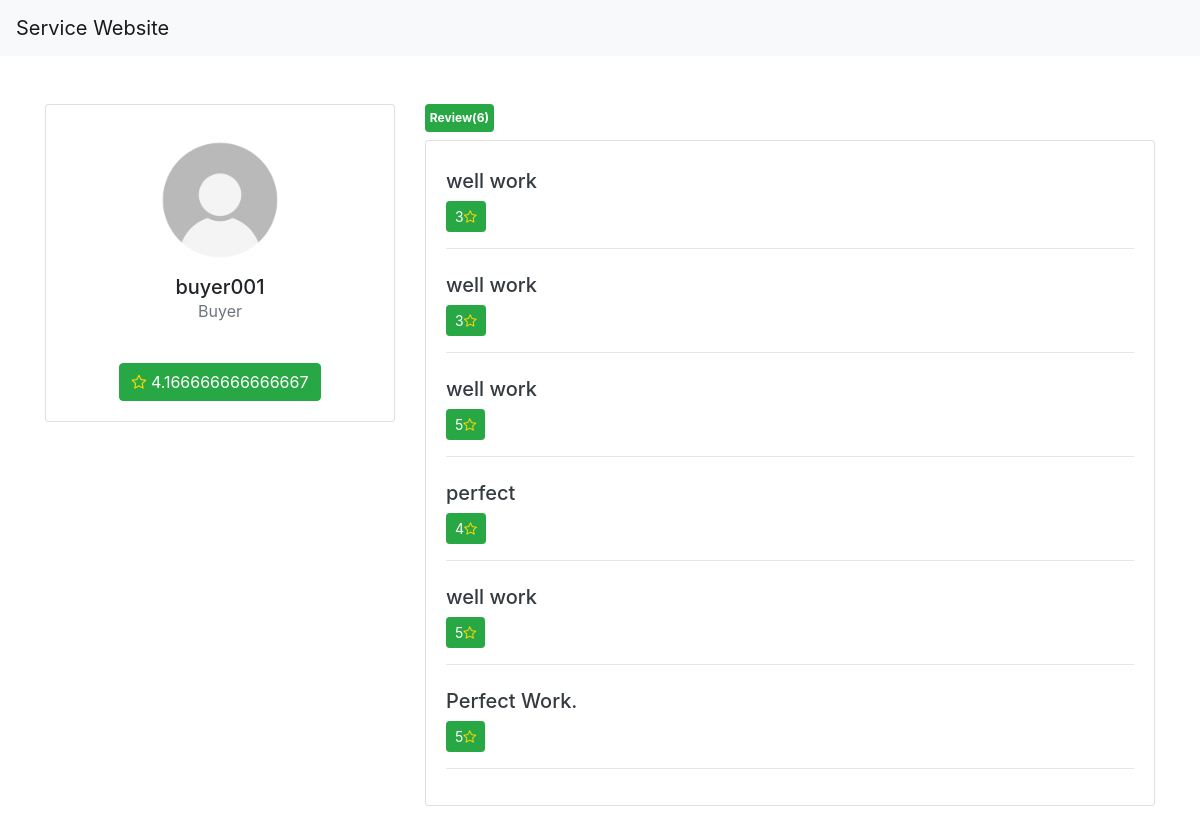
Screenshot of /account/singleprofile/?userid=5 with the database file from the repository.
### account/models.py (models this page shows)
class User(AbstractUser):
    is_admin = models.BooleanField('Is admin', default=False)
    is_buyer= models.BooleanField('Is buyer', default=False)
    is_seller =models.BooleanField('Is seller', default=False)

class Review(models.Model):
    reviewgivenid= models.IntegerField(max_length=20)
    reviewreceiveid = models.IntegerField(max_length=20)
    comment = models.TextField(max_length=300)
    rating = models.IntegerField(max_length=20)
    bol = models.BooleanField(default=0)

### account/views.py (the view)
# urls.py: path('singleprofile/',views.singleprofile,name='singleprofile'),
def singleprofile(request):
    if request.method == "GET":
        context={}
        id = request.GET.get('userid')
        context['user'] =User.objects.filter(id=id)
        context['review'] = Review.objects.filter(reviewreceiveid=id)
        a = context['review']
        b= context['review'].count()
        if b==0:
            context['count']=0
            context['rating']=0
        else:
            total_rating_count =0
            for data in a:
                total_rating_count =total_rating_count+data.rating
                print(data.rating)
                print(total_rating_count)
            total_review_count =  Review.objects.filter(reviewreceiveid=id).count()
            print(total_review_count)
            context['count'] = total_review_count
            rating = total_rating_count/total_review_count
            context['rating']=rating
            print(rating)
            print(id)
        return render(request,'profile.html',context)

### templates/profile.html (shortened to what this page needs)
<!doctype html>
<html lang="en">
  <head>
    <link rel="stylesheet" href="https://cdn.jsdelivr.net/npm/bootstrap@4.0.0/dist/css/bootstrap.min.css">
    {% load static %}
    <link rel="stylesheet" href="https://cdnjs.cloudflare.com/ajax/libs/font-awesome/4.7.0/css/font-awesome.min.css">
  </head>
  <body>
    <div class="row bg-light">
      <div class="col-md-2">
          <nav class="navbar navbar-light ">
              <a class="navbar-brand" href="#">Service Website</a>
            </nav>
      </div>
      <div class="col-md-3"></div>
      <div class="col-md-3"></div>
      <div class="col-md-3 ">
        <nav class="navbar navbar-expand-lg navbar-light bg-light">
        </nav>
      </div>
  </div>
      <section>
        <div class="container py-5">
          <div class="row">
            <div class="col-lg-4">
              <div class="card mb-4">
                <div class="card-body text-center">
                    <img src="/static/images/profile.jpg" alt="avatar"
                    class="rounded-circle img-fluid" style="width: 150px;">
                    {% for data in user %}
                  <h5 class="my-0">{{data.username}}</h5>
                       {% if data.is_seller == 1 %}
                         <p class=" badge badge-primary">seller</p>
                       {% else %}
                        <p class="text-muted">Buyer</p>
                       {% endif %}
                  <br>
                   {% endfor %}
                   <button class="btn btn-success"><i class="fa fa-star-o" style="color:#FFD700"></i> {{rating}}</button>
                </div>
              </div>
            </div>
            <div class="col-lg-8">
                <h6 class="pt-2 pb-2 badge badge-success"> Review({{count}})</h6>
              <div class="card mb-4">
                <div class="card-body">
                  <div class="row">
                    {% for data in review %}
                    <div class="col-sm-12 mt-2 ">
                      <h5 class="mb-0"><a href="/account/singleprofile/?userid={{data.reviewgivenid}}" class="text-dark"> {{data.comment}}</a></h5>
                      <button class="btn btn-sm btn-success mt-2">{{ data.rating }}<i class="fa fa-star-o" style="color:#FFD700"></i></button>
                      <hr>
                    </div>
                    {% endfor %}
                  </div>
                </div>
              </div>
            </div>
          </div>
        </div>
      </section>
  </body>
</html>

### rows the page displays
User: username "buyer001", is_seller "Buyer"
Review: comment "well work", rating "3"
Review: comment "well work", rating "3"
Review: comment "well work", rating "5"
Review: comment "perfect", rating "4"
Review: comment "well work", rating "5"
Review: comment "Perfect Work.", rating "5"

### other values shown
{{ rating }} "4.166666666666667"
{{ count }} "6"
